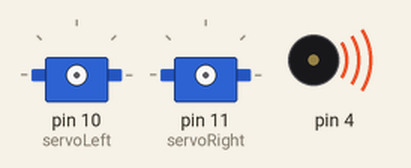
Simulated run of this sketch. Board: Arduino Uno, built with avr-gcc and run on an emulated ATmega328P. Shown: 2 × servo, buzzer (waves = sounding).

Above: at 0.1 s.
At 1.1 s:
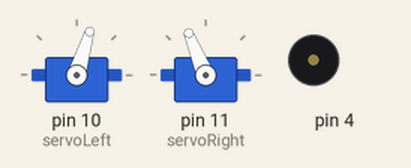
Timing chart, 0 to 2.6 s (numbered marks = the images above):
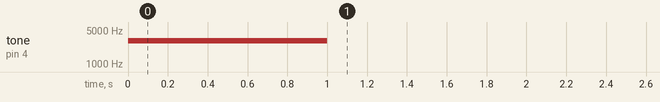

The sketch:

ForwardOneSecond.ino
```cpp
// Robotics with the BOE Shield - ForwardOneSecond
// Make the BOE Shield-Bot roll forward for one seconds, then stop.

#include <Servo.h>                           // Include servo library

Servo servoLeft;                             // Declare left and right servos
Servo servoRight;

void setup()                                 // Built-in initialization block
{
  tone(4, 3000, 1000);                       // Play tone for 1 second
  delay(1000);                               // Delay to finish tone

  servoLeft.attach(10);                      // Attach left signal to P13
  servoRight.attach(11);                     // Attach right signal to P12
                                             // Full speed forward
  servoLeft.writeMicroseconds(1300);         // Left wheel counterclockwise
  servoRight.writeMicroseconds(1700);        // Right wheel clockwise
  delay(1714);                               // ...for 1 second

  servoLeft.detach();                        // Stop sending servo signals
  servoRight.detach();
}

void loop()                                  // Main loop auto-repeats
{                                            // Empty, nothing needs repeating
}
```
